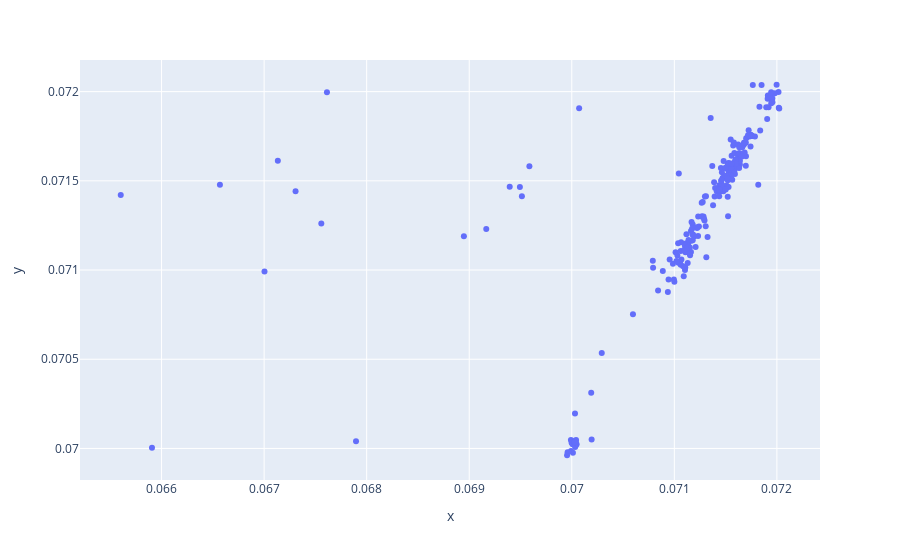

Here is the notebook cell this chart was saved with:
### Code cell
import plotly.express as px

fig = px.scatter(x=pred2labels['Predicted'], y=pred2labels['Labels'])
fig.show()

### Figure 1 — Plotly figure (JSON) as saved in the notebook; plotly's stock layout.template omitted (floating-point values rounded to 4 significant figures; data arrays with more than 128 entries replaced by an {"elided": "..."} marker saying what was removed)
{"data": [{"hovertemplate": "x=%{x}<br>y=%{y}<extra></extra>", "legendgroup": "", "marker": {"color": "#636efa", "symbol": "circle"}, "mode": "markers", "name": "", "orientation": "v", "showlegend": false, "type": "scatter", "x": {"elided": "256 float values"}, "xaxis": "x", "y": {"elided": "256 float values"}, "yaxis": "y"}], "layout": {"legend": {"tracegroupgap": 0}, "margin": {"t": 60}, "xaxis": {"anchor": "y", "domain": [0, 1], "title": {"text": "x"}}, "yaxis": {"anchor": "x", "domain": [0, 1], "title": {"text": "y"}}}}
